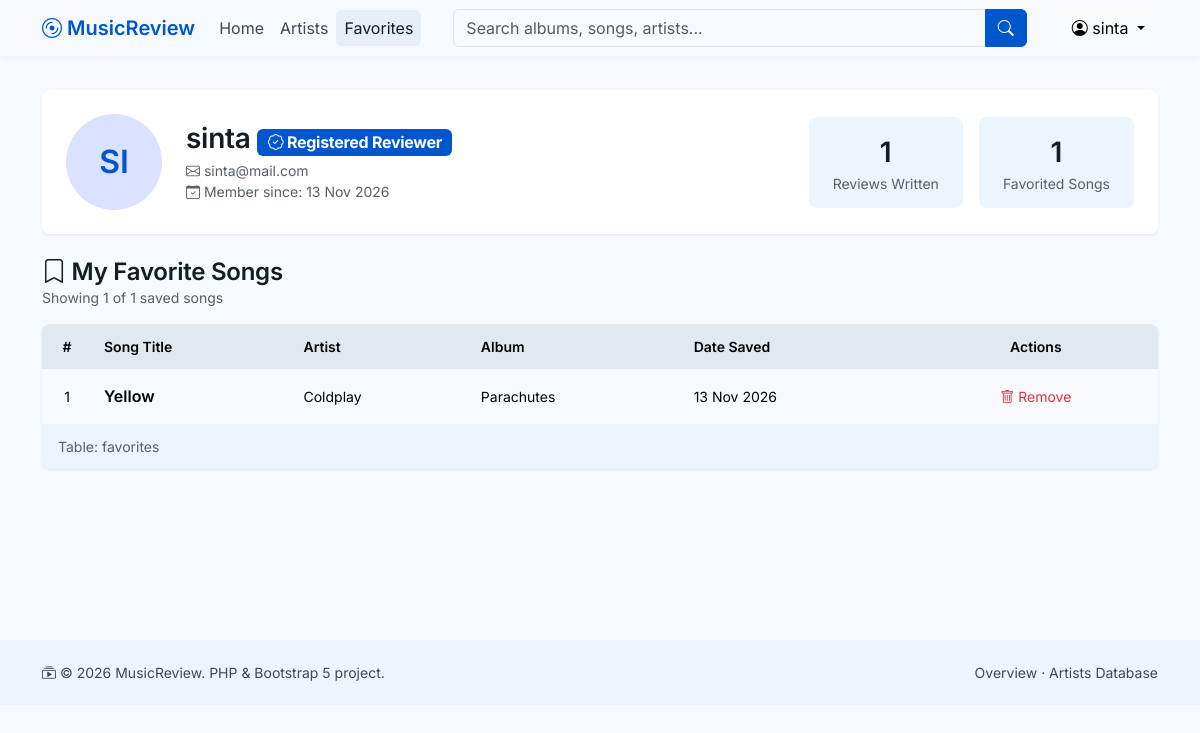
Page /profil.php (signed in) on the committed database.
### tables this page shows
CREATE TABLE `users` (
  `id_user` int(11) NOT NULL,
  `username` varchar(50) NOT NULL,
  `email` varchar(100) NOT NULL,
  `password` varchar(255) NOT NULL,
  `role` enum('admin','user') NOT NULL DEFAULT 'user',
  `foto_profil` varchar(255) DEFAULT NULL,
  `created_at` timestamp NOT NULL DEFAULT current_timestamp()
);

CREATE TABLE `favorites` (
  `id_favorite` int(11) NOT NULL,
  `id_user` int(11) NOT NULL,
  `id_song` int(11) NOT NULL,
  `tanggal_favorite` timestamp NOT NULL DEFAULT current_timestamp()
);

CREATE TABLE `songs` (
  `id_song` int(11) NOT NULL,
  `id_album` int(11) NOT NULL,
  `id_genre` int(11) NOT NULL,
  `judul_lagu` varchar(150) NOT NULL,
  `durasi` time DEFAULT NULL,
  `tanggal_rilis` date DEFAULT NULL
);

CREATE TABLE `artists` (
  `id_artist` int(11) NOT NULL,
  `nama_artist` varchar(100) NOT NULL,
  `bio` text DEFAULT NULL,
  `negara` varchar(50) DEFAULT NULL,
  `foto_artist` varchar(255) DEFAULT NULL
);

CREATE TABLE `albums` (
  `id_album` int(11) NOT NULL,
  `id_artist` int(11) NOT NULL,
  `nama_album` varchar(100) NOT NULL,
  `tanggal_rilis` date DEFAULT NULL,
  `cover_album` varchar(255) DEFAULT NULL,
  `deskripsi` text DEFAULT NULL
);

### koneksi.php (called while the page is built, shortened)
<?php
$host     = "localhost";
$user     = "root";
$pass     = "";
$nama_db  = "musicreview";
$koneksi = mysqli_connect($host, $user, $pass, $nama_db);
mysqli_set_charset($koneksi, "utf8mb4");
function jalankan($sql, $params = []) {
    global $koneksi;
    $stmt = mysqli_prepare($koneksi, $sql);
    if ($params) {
        mysqli_stmt_bind_param($stmt, str_repeat("s", count($params)), ...$params);
    }
    if (!mysqli_stmt_execute($stmt)) return false;
    return $stmt;
}
function ambil_semua($sql, $params = []) {
    $stmt = jalankan($sql, $params);
    $hasil = mysqli_stmt_get_result($stmt);
    return $hasil ? mysqli_fetch_all($hasil, MYSQLI_ASSOC) : [];
}
function ambil_satu($sql, $params = []) {
    $data = ambil_semua($sql, $params);
    return $data ? $data[0] : null;
}
function e($teks) {
    return htmlspecialchars($teks ?? "", ENT_QUOTES, "UTF-8");
}
function format_tanggal($tgl) {
    return $tgl ? date("d M Y", strtotime($tgl)) : "-";
}

### profil.php (the view, shortened to what this page needs)
<?php
require "koneksi.php";
$id_user = $_SESSION["id_user"];
$user = ambil_satu("SELECT * FROM users WHERE id_user = ?", [$id_user]);
$jml_review   = ambil_satu("SELECT COUNT(*) AS n FROM reviews WHERE id_user = ?", [$id_user])["n"];
$jml_favorit  = ambil_satu("SELECT COUNT(*) AS n FROM favorites WHERE id_user = ?", [$id_user])["n"];
$hal     = max(1, (int)($_GET["hal"] ?? 1));
$per_hal = 5;
$mulai   = ($hal - 1) * $per_hal;
$favorit = ambil_semua("SELECT f.tanggal_favorite, s.id_song, s.judul_lagu, al.nama_album, ar.nama_artist
    FROM favorites f
    JOIN songs s ON f.id_song = s.id_song
    JOIN albums al ON s.id_album = al.id_album
    JOIN artists ar ON al.id_artist = ar.id_artist
    WHERE f.id_user = ? ORDER BY f.tanggal_favorite DESC LIMIT $mulai, $per_hal", [$id_user]);
include "includes/header.php";
?>
<div class="kartu p-4 mb-4 d-flex flex-column flex-md-row gap-4 align-items-md-center">
    <div class="avatar avatar-besar"><?= $user["foto_profil"] ? gambar("profil", $user["foto_profil"], "person") : strtoupper(substr($user["username"], 0, 2)) ?></div>
    <div class="flex-grow-1">
        <h1 class="h3 judul-seksi mb-1">
            <?= e($user["username"]) ?>
            <span class="badge text-bg-primary fs-6"><i class="bi bi-patch-check"></i> <?= $user["role"] == "admin" ? "Administrator" : "Registered Reviewer" ?></span>
        </h1>
        <div class="teks-kecil"><i class="bi bi-envelope"></i> <?= e($user["email"]) ?></div>
        <div class="teks-kecil"><i class="bi bi-calendar-check"></i> Member since: <?= format_tanggal($user["created_at"]) ?></div>
    </div>
    <div class="d-flex gap-3">
        <div class="banner text-center px-4"><div class="fs-3 fw-semibold"><?= $jml_review ?></div><div class="teks-kecil">Reviews Written</div></div>
        <div class="banner text-center px-4"><div class="fs-3 fw-semibold"><?= $jml_favorit ?></div><div class="teks-kecil">Favorited Songs</div></div>
    </div>
</div>
<h2 class="h4 judul-seksi mb-0"><i class="bi bi-bookmark"></i> My Favorite Songs</h2>
<p class="teks-kecil mb-3">Showing <?= count($favorit) ?> of <?= $jml_favorit ?> saved songs</p>
<div class="tabel-mr mb-4">
    <div class="table-responsive">
        <table class="table">
            <thead><tr><th class="text-center" style="width:50px">#</th><th>Song Title</th><th>Artist</th><th>Album</th><th>Date Saved</th><th class="text-center">Actions</th></tr></thead>
            <tbody>
                <?php foreach ($favorit as $i => $f) { ?>
                    <tr>
                        <td class="text-center teks-kecil"><?= $mulai + $i + 1 ?></td>
                        <td class="fw-semibold"><a href="detail_lagu.php?id=<?= $f['id_song'] ?>" class="text-decoration-none text-reset"><?= e($f["judul_lagu"]) ?></a></td>
                        <td class="teks-kecil"><?= e($f["nama_artist"]) ?></td>
                        <td class="teks-kecil"><?= e($f["nama_album"]) ?></td>
                        <td class="teks-kecil"><?= format_tanggal($f["tanggal_favorite"]) ?></td>
                        <td class="text-center">
                            <form method="post" action="favorit.php" class="hapus">
                                <button class="btn btn-sm btn-light text-danger"><i class="bi bi-trash"></i> Remove</button>
                            </form>
                        </td>
                    </tr>
                <?php } ?>
            </tbody>
        </table>
    </div>
    <div class="bawah"><span>Table: favorites</span><?= paginasi($jml_favorit, $per_hal, $hal) ?></div>
</div>
<?php include "includes/footer.php"; ?>

### css/style.css (style rules this page uses)
:root { --bs-primary: #0057cd; --bs-primary-rgb: 0, 87, 205; --bs-link-color: #0057cd; --bs-link-hover-color: #00419e; --bs-body-font-family: 'Inter', sans-serif; --bs-body-bg: #f6faff; --bs-body-color: #141d23; --mr-low: #ecf5fe; --mr-container: #e6eff8; --mr-high: #e0e9f2; }
body { background: #f6faff; }
.kartu { background: #fff; border-radius: 8px; box-shadow: 0 1px 3px rgba(0, 0, 0, .08); }
.banner { background: var(--mr-low); border-radius: 8px; padding: 14px 18px; }
.judul-seksi { font-weight: 600; letter-spacing: -.01em; }
.avatar { width: 40px; height: 40px; border-radius: 50%; overflow: hidden; background: #dae2ff; color: #0057cd; font-weight: 600; display: flex; align-items: center; justify-content: center; flex-shrink: 0; }
.avatar-besar { width: 96px; height: 96px; font-size: 2rem; }
.tabel-mr { background: #fff; border-radius: 8px; overflow: hidden; box-shadow: 0 1px 3px rgba(0, 0, 0, .08); }
.tabel-mr table { margin-bottom: 0; }
.tabel-mr thead th { background: var(--mr-high); font-weight: 600; font-size: 14px; padding: 12px; border: 0; }
.tabel-mr tbody td { padding: 12px; vertical-align: middle; border: 0; }
.tabel-mr .bawah { background: var(--mr-low); padding: 12px 16px; display: flex; justify-content: space-between; align-items: center; flex-wrap: wrap; gap: 8px; font-size: 14px; color: #575f67; }
.teks-kecil { font-size: 14px; color: #575f67; }

### rows in the picture
users: username "SI", username "sinta", email "sinta@mail.com", created_at "13 Nov 2026"
favorites: i "1", id_song.judul_lagu "Yellow", artists.nama_artist "Coldplay", albums.nama_album "Parachutes", tanggal_favorite "13 Nov 2026"

### other values in the picture
$_SESSION["username"] "sinta"
$jml_review "1"
$jml_favorit "1"
count($favorit) "1"
